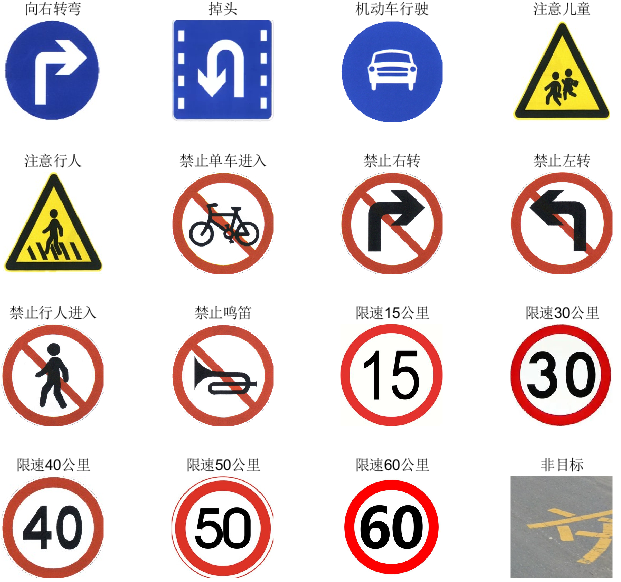
%> input picture pic/bz1.png, 621 x 582 px
$ octave --eval "result = Detection(imread('../pic/bz1.png'));"   (GNU Octave 9; MATLAB toolbox functions it lacks are replaced by stand-ins)
%> lines starting %> are read from the running program, lines starting %| are printed output that depends on the picture; in (x1, y1, x2, y2) boxes, pixels count from 0 and x2, y2 are one past the last pixel; in counts of white or black regions, pixels touching at a corner belong together; the program's own positions count from 1
function [mod_bb,signs] = Detection(img,threshold)
% 交通标志的定位

    if nargin == 1
       threshold = 85;
    end

    %%%%%%%%%%%%%%%%%%%%%%%% 中值滤波 %%%%%%%%%%%%%%%%%%%%%%%%
    % 提取图像的各个通道
    r_channel = img(:, :, 1);
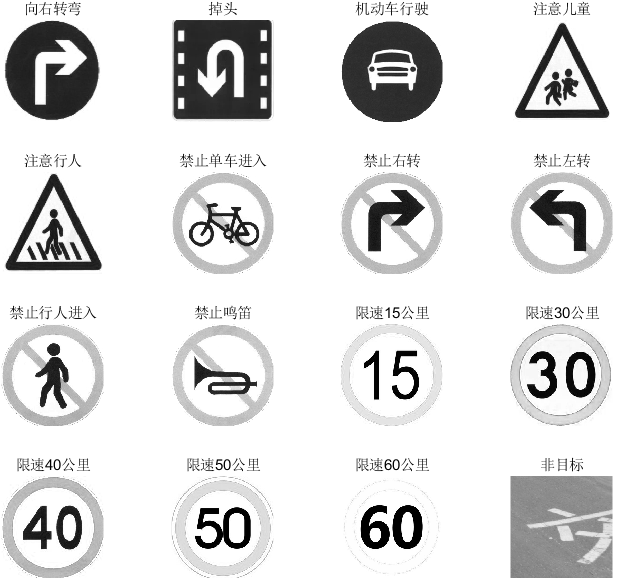
%> r_channel: size 582x621 uint8; min 0, max 255, mean 221.9
    g_channel = img(:, :, 2);
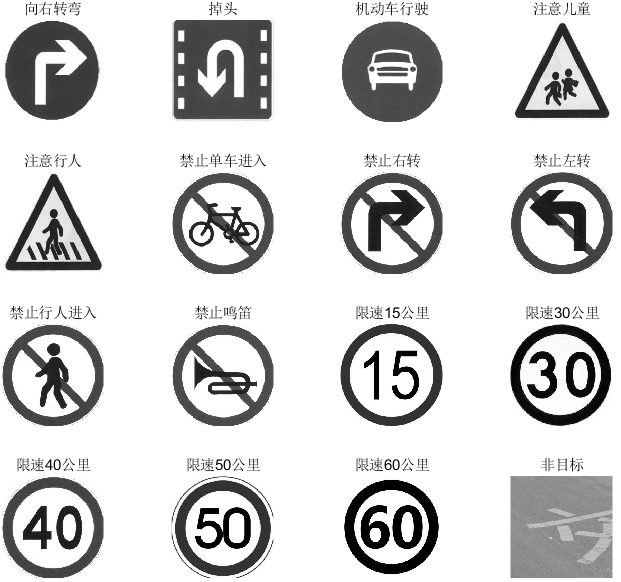
%> g_channel: size 582x621 uint8; min 0, max 255, mean 211.1
    b_channel = img(:, :, 3);
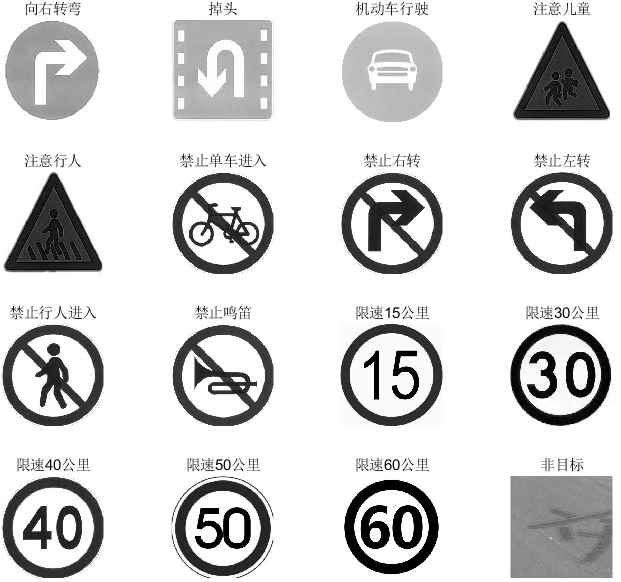
%> b_channel: size 582x621 uint8; min 0, max 255, mean 213

    % 对每个通道进行中值滤波
    r_channel = medfilt2(r_channel);
    g_channel = medfilt2(g_channel);
    b_channel = medfilt2(b_channel);

    %%%%%%%%%%%%%%%%%%%%%%%% 直方图均衡化 %%%%%%%%%%%%%%%%%%%%%%%%
    % 对每个通道进行直方图均衡化
    r_enhanced = imadjust(r_channel, stretchlim(r_channel), []);
    g_enhanced = imadjust(g_channel, stretchlim(g_channel), []);
    b_enhanced = imadjust(b_channel, stretchlim(b_channel), []);

    %%%%%%%%%%%%%%%%%%%%%%%% 颜色阈值分割 %%%%%%%%%%%%%%%%%%%%%%%%
    % 红蓝
    con1 = max(0, max((b_enhanced - g_enhanced - r_enhanced), (r_enhanced - b_enhanced - g_enhanced)));
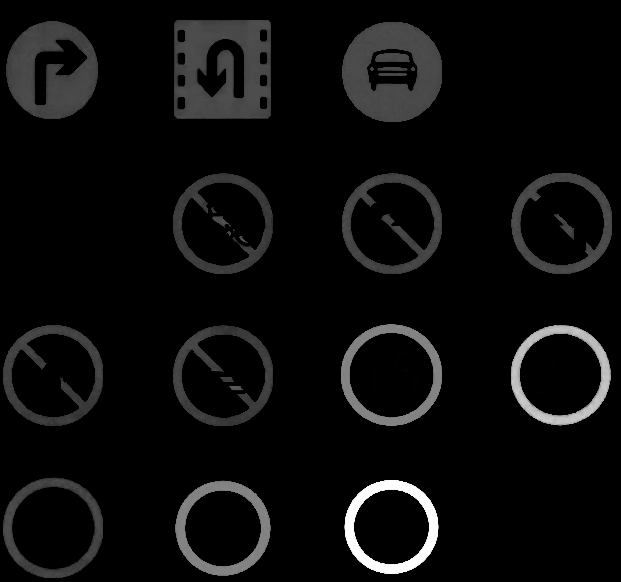
%> con1: size 582x621 uint8; min 0, max 254, mean 12.2

    % 黄
    con2 = (img(:,:,1) > 160 & img(:,:,2) > 90 & img(:,:,3) < 90 ...
        & abs(double(img(:,:,1)) - double(img(:,:,2))) < 100 & abs(double(img(:,:,1)) - double(img(:,:,3))) > 90);
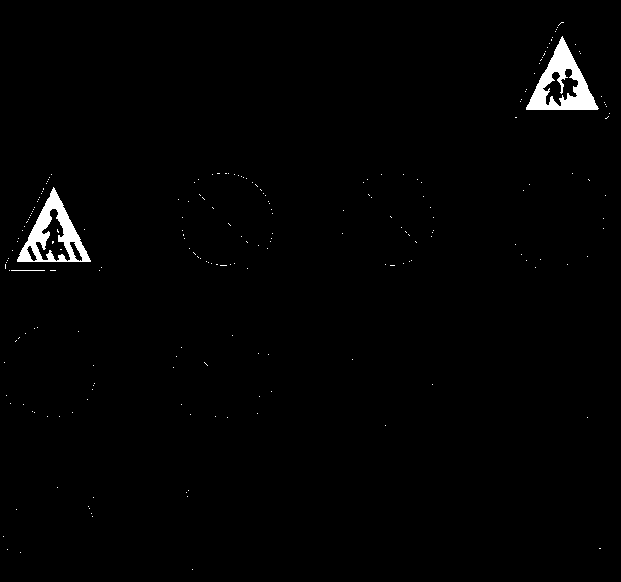
%> con2: size 582x621 logical; 1.2% white; 209 white regions (206 under 20 px), largest, box (x1, y1, x2, y2) and area: (526, 36, 599, 110) 2159, (17, 187, 91, 262) 1953, (11, 270, 45, 271) 34

    % 按权重合并合并两个结果
    segment_result = 0.6 * mat2gray(con1) + 0.4 * double(con2);
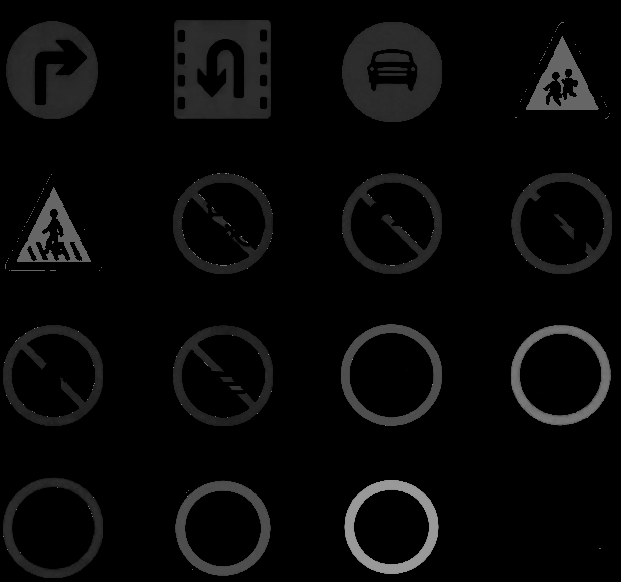
%> segment_result: size 582x621 double; min 0, max 0.6, mean 0.0336

    %%%%%%%%%%%%%%%%%%%%%%%% 二值化 %%%%%%%%%%%%%%%%%%%%%%%%
    % 经验阈值化
    binary_result = segment_result > 0.1;
%> binary_result: size 582x621 logical; 14.6% white; 97 white regions (73 under 20 px), largest, box (x1, y1, x2, y2) and area: (174, 20, 271, 119) 7405, (342, 22, 442, 122) 6426, (6, 21, 98, 119) 5677

    %%%%%%%%%%%%%%%%%%%%%%%% 形态学处理 %%%%%%%%%%%%%%%%%%%%%%%%
    % 闭操作
    se = strel('disk', 4);
    binary_close = imclose(binary_result, se);
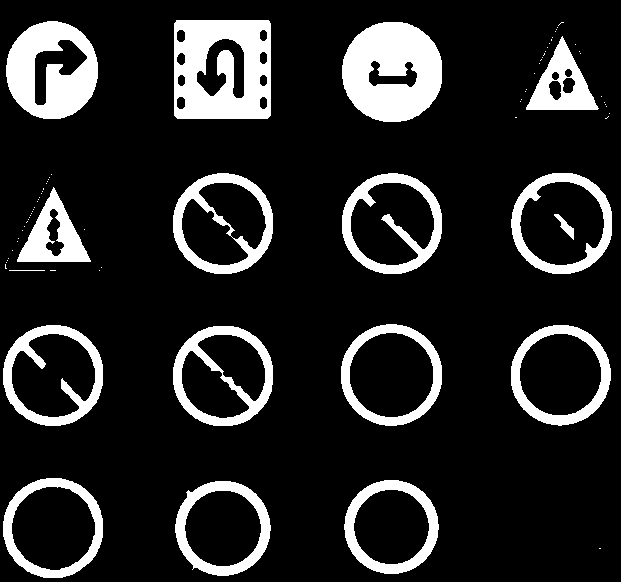
%> binary_close: size 582x621 logical; 15% white; 78 white regions (61 under 20 px), largest, box (x1, y1, x2, y2) and area: (174, 20, 271, 119) 7502, (342, 22, 442, 122) 7405, (6, 21, 98, 119) 5705

    % 去除孤立小区域
    binary_cleaned = bwareaopen(binary_close, threshold);

    %%%%%%%%%%%%%%%%%%%%%%%% MSER区域检测 %%%%%%%%%%%%%%%%%%%%%%%%
    % 检测MSER（Maximally Stable Extremal Regions）区域
%> (the run ends here)
